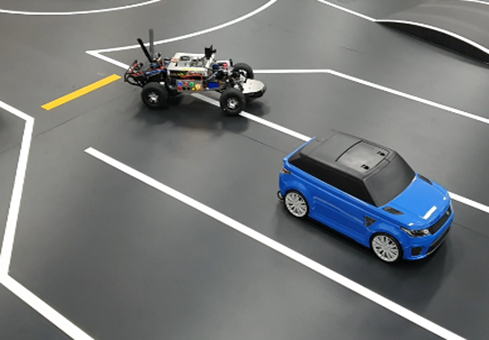
#> input picture python/sensor_ex/lecture_8_ex/car.png, 489 x 340 px
$ python hsv.py
#> lines starting #> are read from the running program, lines starting #| are printed output that depends on the picture; after the words box and inside, x2 and y2 are one past the last pixel; in counts of white or black regions, pixels touching at a corner belong together
import cv2
import numpy as np

image = cv2.imread('car.png')
#> image is the input picture: shape (340, 489, 3); mean B, G, R 121.8, 120.7, 117.3
hsv = cv2.cvtColor(image, cv2.COLOR_BGR2HSV)
#> hsv: shape (340, 489, 3); mean H, S, V 55, 19.3, 125

lower_white = np.array([0,0,150])
upper_white = np.array([179,255,255])

mask = cv2.inRange(hsv, lower_white, upper_white)
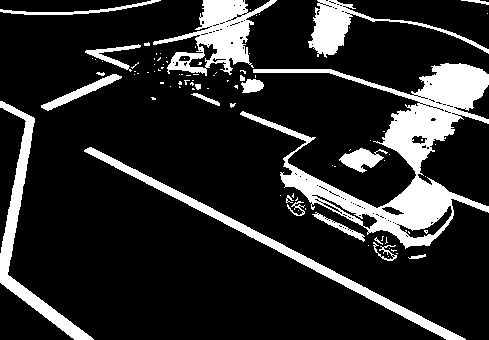
#> mask: shape (340, 489); 16.6% white; 95 white regions (74 under 20 px), largest, box (x1, y1, x2, y2) and area: (240, 63, 489, 249) 12015, (153, 0, 277, 76) 3560, (84, 147, 466, 340) 3374

cv2.imshow('line', mask)

cv2.waitKey(10000)
